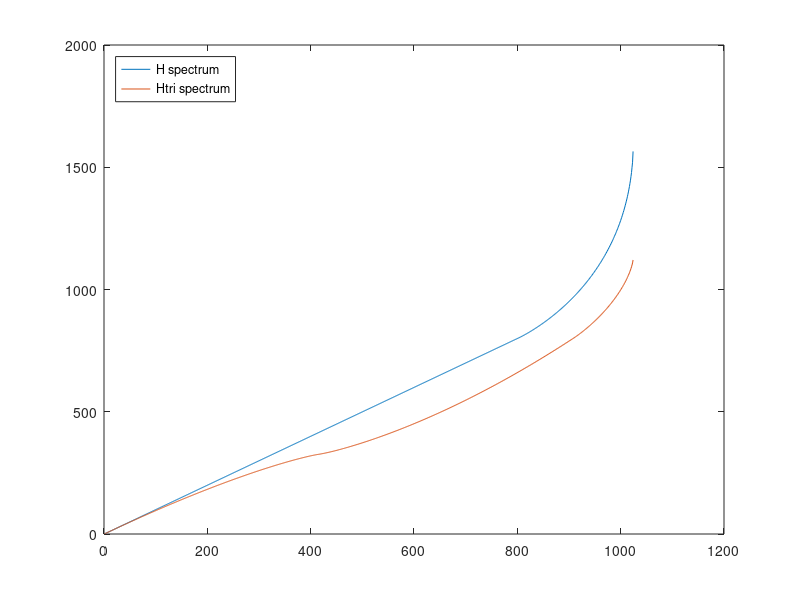

Source code (MATLAB):
function [H,x,Htri] = dqharmosc(nx,om,~)
% [H,x,Htri] = dqharmosc(nx,om) returns the "best" Hamiltonian matrix H and
% the corresponding 1D grid x and tridiagonal approximation Htri of the 
% discrete quantum harmonic oscillator.
% If nx is a negative integer, Dirilichet rather than periodic b.c. are assumed.
% If nargin == 0 || nargin == 3 a figure is opened with a plot of the
% two spectra.
% Example calls:  dqharmosc;
%                 dqharmosc(-600,2.5);
%                 H = dqharmosc(1024,2.5,[]);

if nargin < 2
    om = 1;
end
if nargin < 1
    nx = 1024;
end
if ~(isscalar(nx) && round(nx) == nx)
    error('first input must be a integer scalar')
end
if ~(isscalar(om) && isreal(om))
    error('second input must be a real scalar')
end
if nx == 0
    H = []; x= []; Htri = [];
    return;
end

pflag = nx > 0;
nx = abs(nx);

if nx < 2
    H = []; x= []; Htri = [];
    return;
end

x = -(nx-1)/2:(nx-1)/2;
n = floor(nx/2);
nn = floor((nx-1)/2);
k = (2*pi/nx)*(-n:nn)';

maxT = max(k.^2/2);  % by construction, this is just pi^2/2
maxV = 0.5*(om*nx/2)^2;
dx = (maxT/maxV)^(1/4); % "optimal" lattice spacing
x = x'*dx;
k = fftshift(k/dx);

if pflag
    T = ifft(diag(k.^2/2)*fft(eye(nx)));
else
    k = (pi/dx/(nx+1))*(1:nx)';
    T = sinft(diag(k.^2/2)*sinft(eye(nx)));
end
        
T = real(T+T')/2;
V = 0.5*om^2*x.^2;
H = T + diag(V);

wantplot = 0;
if  nargin == 0 || nargin == 3
    wantplot = 1;
end

if  nargout == 3 || wantplot
    a = diag(ones(nx-1,1),1);
    if pflag
        a(nx,1) = 1;
    end
    Htri = (eye(nx) - (a+a')/2)/dx/dx + diag(V);
end

if  wantplot
    figure
    [~,E] = eig(H);
    [~,Etri] = eig(Htri);
    plot(diag(E))
    hold
    plot(diag(Etri))
    legend('H spectrum','Htri spectrum','Location','northwest')
end